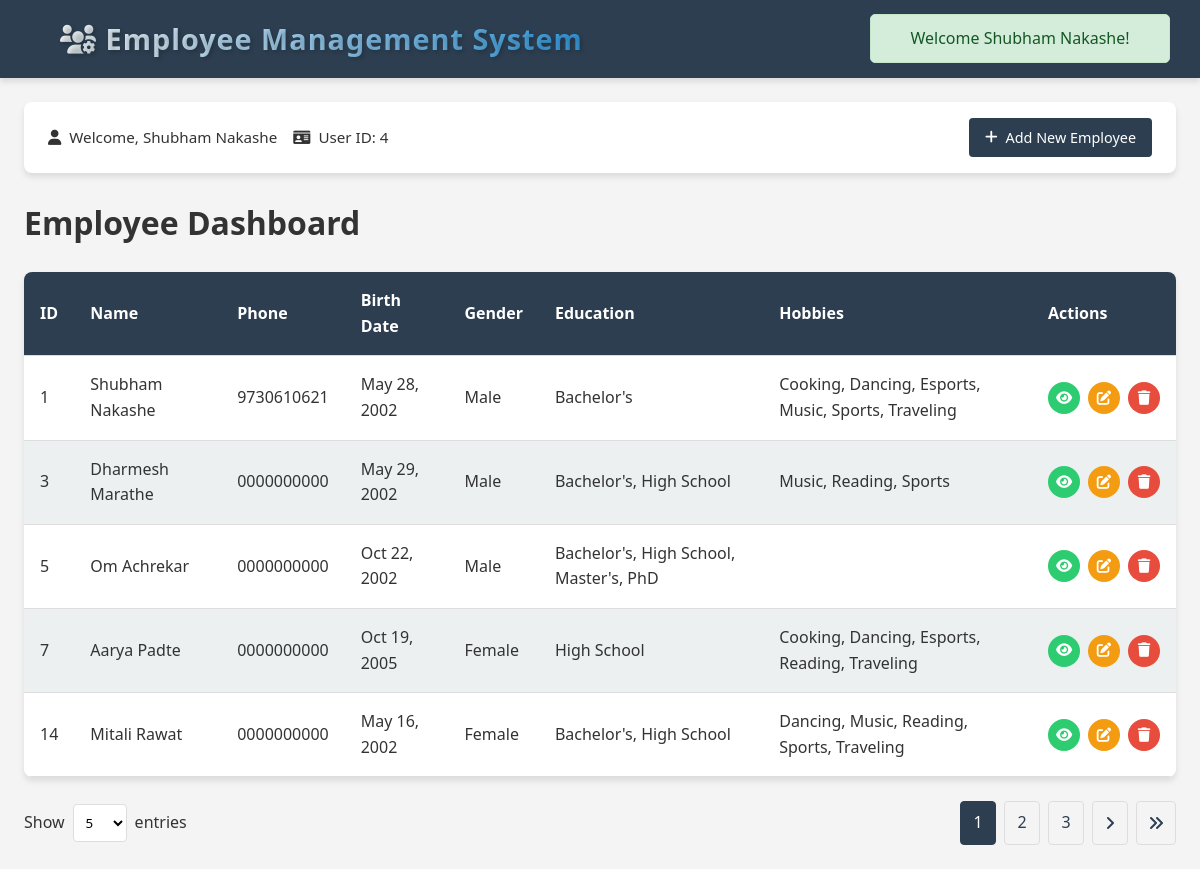
The page /views/Adminstrator/dashboard.php (signed in) on the database as committed earlier.
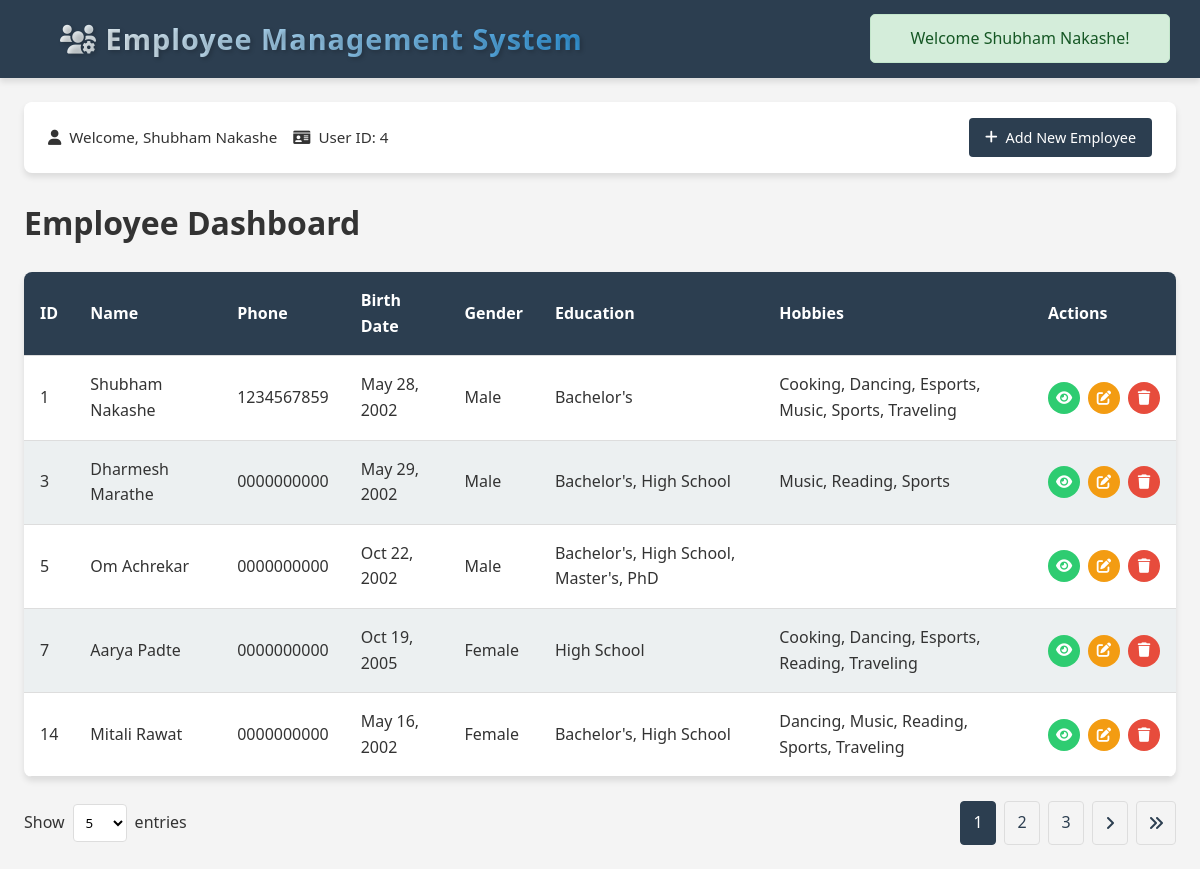
The same page on the database as committed later.
### tables this page shows
CREATE TABLE `employees` (
  `Eid` int(11) NOT NULL,
  `EName` varchar(50) NOT NULL,
  `Ephone` varchar(20) NOT NULL,
  `Ebirth_date` date NOT NULL,
  `Egender` enum('Male','Female','Other') NOT NULL,
  `Edescription` text DEFAULT NULL,
  `Efile_path` varchar(255) DEFAULT NULL
);

### controllers/EmployeeController.php (called while the page is built, shortened)
<?php
class EmployeeController{
        public function ViewEmployeeDetailswithPagination($Length, $multiplier) {
            global $conn, $notification, $notificationClass;
            $offset = $Length * $multiplier;
            $query = "SELECT
                        e.Eid,
                        e.EName,
                        e.Ephone,
                        e.Ebirth_date,
                        e.Egender,
                        e.Edescription,
                        e.Efile_path,
                        GROUP_CONCAT(DISTINCT ed.EduName SEPARATOR ', ') AS education,
                        GROUP_CONCAT(DISTINCT h.Hname SEPARATOR ', ') AS hobbies
                      FROM employees e
                      LEFT JOIN employee_educations ee ON e.Eid = ee.employee_id
                      LEFT JOIN educations ed ON ee.education_id = ed.Eduid
                      LEFT JOIN employee_hobbies eh ON e.Eid = eh.employee_id
                      LEFT JOIN hobbies h ON eh.hobby_id = h.Hid
                      GROUP BY e.Eid
                      LIMIT ? OFFSET ?";
            try {
                $stmt = $conn->prepare($query);
                $stmt->bind_param("ii", $Length, $offset);
                $stmt->execute();
                $result = $stmt->get_result();
                $employees = $result->fetch_all(MYSQLI_ASSOC);
                return $employees;
            } catch (Exception $e) {
                error_log("Database error: " . $e->getMessage());
                return [];
            }
        }
               }
?>

### views/Adminstrator/Dashboard.php (the view, shortened to what this page needs)
<?php
if (isset($_SESSION['notification'])) {
    $notification = $_SESSION['notification'];
    $notificationClass = $_SESSION['notificationClass'];
}
include '../../config/config.php';
include '../../controllers/EmployeeController.php';
$currentPage = isset($_GET['page']) ? max(1, (int)$_GET['page']) : 1;
$recordsPerPage = isset($_GET['per_page']) ? (int)$_GET['per_page'] : 5;
$multiplier = $currentPage - 1;
$employeeController = new EmployeeController();
$employees = $employeeController->ViewEmployeeDetailswithPagination($recordsPerPage, $multiplier);
$totalRecords = $conn->query("SELECT COUNT(*) FROM employees")->fetch_row()[0];
$totalPages = ceil($totalRecords / $recordsPerPage);
?>
<!DOCTYPE html>
<html lang="en">
<head>
    <link rel="stylesheet" href="https://cdnjs.cloudflare.com/ajax/libs/font-awesome/6.4.0/css/all.min.css">
    <link rel="stylesheet" href="../../assets/Styles/dashboard.css">
    <link rel="stylesheet" href="https://cdnjs.cloudflare.com/ajax/libs/animate.css/4.1.1/animate.min.css">
    <link rel="stylesheet" href="https://cdnjs.cloudflare.com/ajax/libs/font-awesome/6.0.0/css/all.min.css">
    <link rel="stylesheet" href="../../assets/Styles/Header.css">
    <link rel="stylesheet" href="../../assets/Styles/Notification.css">
</head>
<body>
    <?php include '../Components/Header.php'; ?>
    <?php include '../Components/Notification.php'; ?>
    <div class="dashboard-container">
        <div class="user-info animate__animated animate__fadeIn">
            <div>
                <span><i class="fas fa-user"></i> Welcome, <?= htmlspecialchars($_SESSION['username'] ?? 'User') ?></span>
                <span><i class="fas fa-id-card"></i> User ID: <?= htmlspecialchars($_SESSION['user_id'] ?? 'N/A') ?></span>
            </div>
            <a href="AddEmp.php" class="btn-primary animate__animated animate__pulse animate__infinite">
                <i class="fas fa-plus"></i> Add New Employee
            </a>
        </div>
        <h1 class="animate__animated animate__fadeIn">Employee Dashboard</h1>
        <div class="employee-table-container animate__animated animate__fadeInUp">
            <table class="employee-table">
                <thead>
                    <tr>
                        <th>ID</th>
                        <th>Name</th>
                        <th>Phone</th>
                        <th>Birth Date</th>
                        <th>Gender</th>
                        <th>Education</th>
                        <th>Hobbies</th>
                        <th>Actions</th>
                    </tr>
                </thead>
                <tbody>
                    <?php if (!empty($employees)): ?>
                        <?php foreach ($employees as $employee): ?>
                        <tr class="animate__animated animate__fadeIn">
                            <td><?= htmlspecialchars($employee['Eid']) ?></td>
                            <td><?= htmlspecialchars($employee['EName']) ?></td>
                            <td><?= htmlspecialchars($employee['Ephone']) ?></td>
                            <td><?= date('M d, Y', strtotime($employee['Ebirth_date'])) ?></td>
                            <td><?= htmlspecialchars($employee['Egender']) ?></td>
                            <td><?= htmlspecialchars($employee['education']) ?></td>
                            <td><?= htmlspecialchars($employee['hobbies']) ?></td>
                            <td>
                                <div class="action-btns">
                                    <a href="ViewEmployee.php?id=<?= $employee['Eid'] ?>" class="action-btn view-btn" title="View">
                                        <i class="fas fa-eye"></i>
                                    </a>
                                    <a href="EditEmployee.php?id=<?= $employee['Eid'] ?>" class="action-btn edit-btn" title="Edit">
                                        <i class="fas fa-edit"></i>
                                    </a>
                                    <a href="../../utils/DeleteEmployee.php?id=<?= $employee['Eid'] ?>" class="action-btn delete-btn" title="Delete" >
                                        <i class="fas fa-trash"></i>
                                    </a>
                                </div>
                            </td>
                        </tr>
                        <?php endforeach; ?>
                    <?php else: ?>
                        <tr>
                            <td colspan="8" style="text-align: center;">No employees found</td>
                        </tr>
                        <?php endif; ?>
                    </tbody>
                </table>
            </div>
            <div class="pagination animate__animated animate__fadeInUp">
                <div class="table-controls">
                    <div class="records-per-page">
                    <span>Show</span>
                    <select id="recordsPerPage" onchange="updateRecordsPerPage(this.value)">
                        <option value="5" <?= $recordsPerPage == 5 ? 'selected' : '' ?>>5</option>
                    </select>
                    <span>entries</span>
                </div>
            </div>
            <div class="pagination-control">
                <?php
                $startPage = max(1, $currentPage - 2);
                $endPage = min($totalPages, $currentPage + 2);
                for ($i = $startPage; $i <= $endPage; $i++): ?>
                    <a href="?page=<?= $i ?>&per_page=<?= $recordsPerPage ?>"
                       class="<?= $i == $currentPage ? 'active' : '' ?>">
                       <?= $i ?>
                    </a>
                    <?php endfor; ?>
                    <?php if ($currentPage < $totalPages): ?>
                    <a href="?page=<?= $currentPage+1 ?>&per_page=<?= $recordsPerPage ?>"><i class="fas fa-angle-right"></i></a>
                    <a href="?page=<?= $totalPages ?>&per_page=<?= $recordsPerPage ?>"><i class="fas fa-angle-double-right"></i></a>
                <?php endif; ?>
            </div>
        </div>
    </div>
</body>
</html>

### views/Components/Header.php (shortened to what this page needs)
    <header>
        <div class="container">
            <a class="link-to=home-in-logo" href="http://localhost/Projects/Employee%20Management%20System/views/Adminstrator/Dashboard.php">
                <div class="logo">
                    <h1><i class="fas fa-users-cog"></i> Employee Management System</h1>
                </div>
            </a>
            <nav>
                <ul>
                    <li>
                    <form action="../../controllers/AuthController.php" method="post">
        <button type="submit" class="logout-btn">
        </button>
    </form>
</li>
                </ul>
            </nav>
        </div>
    </header>

### views/Components/Notification.php
<?php if (isset($notification) && isset($notificationClass)): ?>
    <div class="notification <?php echo $notificationClass; ?>">
        <p><?php echo $notification; ?></p>
    </div>
<?php endif; ?>

### assets/Styles/dashboard.css (style rules this page uses)
:root { --primary-color: #3498db; --secondary-color: #2980b9; --success-color: #2ecc71; --warning-color: #f39c12; --danger-color: #e74c3c; --light-color: #f8f9fa; --dark-color: #343a40; --text-color: #333; --border-color: #ddd; --shadow: 0 4px 6px rgba(0, 0, 0, 0.1); }
* { box-sizing: border-box; margin: 0; padding: 0; }
html, body { font-family: 'Segoe UI', Tahoma, Geneva, Verdana, sans-serif; background-color: #f4f4f4; color: var(--text-color); width: 100%; min-height: 100vh; line-height: 1.6; }
.dashboard-container { padding: 1.5rem; max-width: 1400px; margin: 0 auto; width: 100%; animation: fadeIn 0.5s ease; }
.user-info { background-color: white; padding: 1rem 1.5rem; border-radius: 8px; margin-bottom: 1.5rem; display: flex; flex-direction: column; gap: 1rem; box-shadow: var(--shadow); }
@media (min-width: 768px) { .user-info { flex-direction: row; justify-content: space-between; align-items: center; } }
.user-info div { display: flex; flex-wrap: wrap; align-items: center; gap: 1rem; }
.user-info span { display: flex; align-items: center; gap: 0.5rem; font-size: 0.95rem; }
.employee-table-container { overflow-x: auto; margin: 1.5rem 0; border-radius: 8px; box-shadow: var(--shadow); background: white; -webkit-overflow-scrolling: touch; }
.employee-table { width: 100%; min-width: 800px; border-collapse: collapse; }
.employee-table th, .employee-table td { padding: 1rem; text-align: left; border-bottom: 1px solid var(--border-color); }
.employee-table th { background-color: var(--primary-color); color: white; font-weight: 600; position: sticky; top: 0; z-index: 10; }
.employee-table tr:nth-child(even) { background-color: var(--light-color); }
.action-btns { display: flex; gap: 0.5rem; }
.action-btn { padding: 0.5rem; border-radius: 50%; color: white; text-decoration: none; font-size: 0.9rem; display: flex; align-items: center; justify-content: center; width: 32px; height: 32px; transition: all 0.3s ease; }
.view-btn { background-color: var(--success-color); }
.edit-btn { background-color: var(--warning-color); }
.delete-btn { background-color: var(--danger-color); }
.pagination { display: flex; flex-direction: column; gap: 1rem; margin-top: 1.5rem; }
@media (min-width: 768px) { .pagination { flex-direction: row; justify-content: space-between; align-items: center; } }
.table-controls { display: flex; align-items: center; gap: 1rem; }
.records-per-page { display: flex; align-items: center; gap: 0.5rem; }
.records-per-page select { padding: 0.5rem; border-radius: 4px; border: 1px solid var(--border-color); background-color: white; }
.pagination-control { display: flex; flex-wrap: wrap; gap: 0.5rem; justify-content: center; }
.pagination a { padding: 0.5rem 0.75rem; border: 1px solid var(--border-color); text-decoration: none; color: var(--primary-color); border-radius: 4px; transition: all 0.3s ease; display: flex; align-items: center; justify-content: center; min-width: 36px; }
.pagination a.active { background-color: var(--primary-color); color: white; border-color: var(--primary-color); }
.btn-primary { background-color: var(--primary-color); color: white; padding: 0.5rem 1rem; border-radius: 4px; text-decoration: none; display: inline-flex; align-items: center; gap: 0.5rem; border: none; cursor: pointer; transition: all 0.3s ease; font-size: 0.9rem; }

### assets/Styles/Notification.css (style rules this page uses)
.notification { padding: 3px; margin: 5px 0; border-radius: 5px; width: 300px; text-align: center; position: fixed; top: 1%; right: -10%; transform: translateX(-50%); z-index: 1000; }
.notification.success { background-color: #d4edda; color: #155724; border: 1px solid #c3e6cb; }
.notification p { margin: 8px; }

Rows that differ between the two databases and show on the page:
changed employees "Shubham Nakashe": Ephone "9730610621" → "1234567859"
